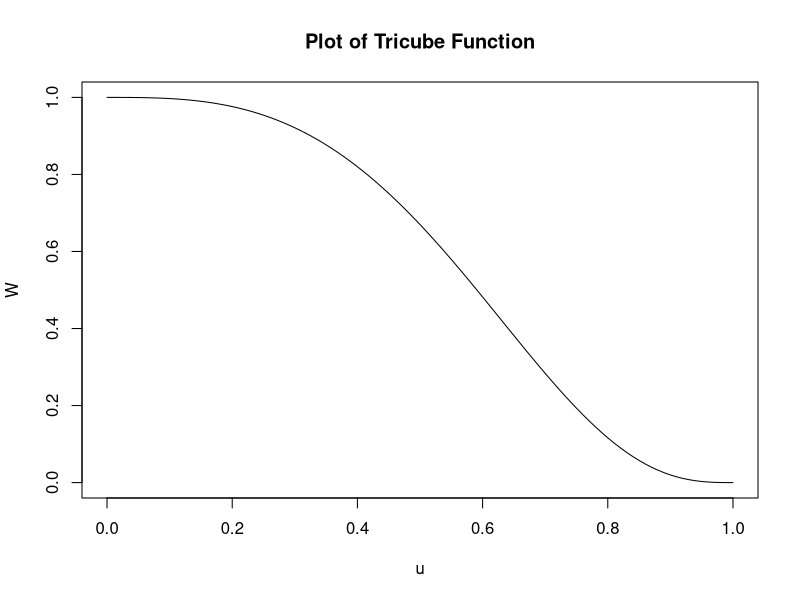
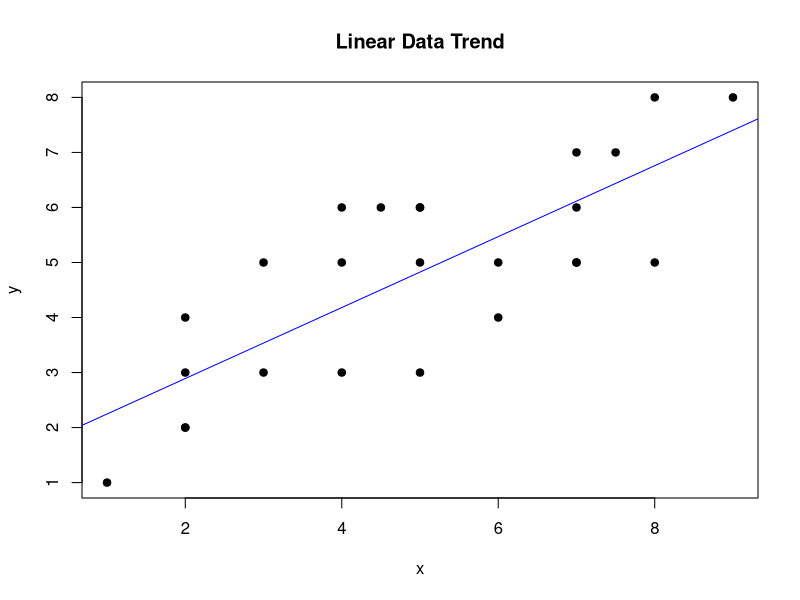
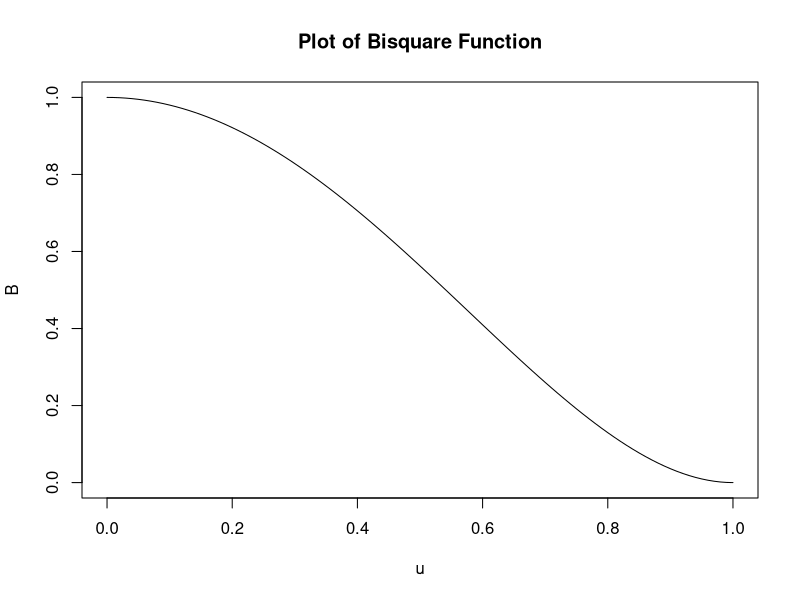

These charts were generated, in order, by the following R code:
# Figure 4

eq = function(u){(1-u^3)^3}
curve(eq, from=0, to=1, xlab="u", ylab="W",main = "Plot of Tricube Function")

# Figure 5

x = c(1,2,3,4,5,4,6,4,6,5,2,5,2,5,2,7,3,7,8,4.5,7,9,7.5,7,8)
y = c(1,2,3,5,3,3,5,6,4,6,4,6,3,5,2,5,5,5,5,6,7,8,7,6,8)
list(x,y) -> abd
plot(x,y,pch=19,main = "Linear Data Trend")
abline(lm(y ~ x,abd), col = "blue")

# Figure 7

eq = function(u){(1-u^2)^2}
curve(eq, from=0, to=1, xlab="u", ylab="B",main = "Plot of Bisquare Function")